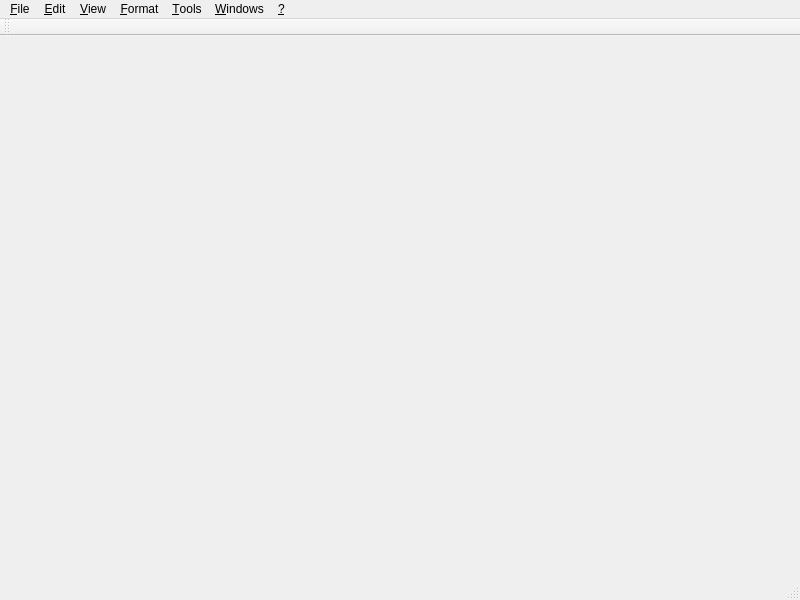
<?xml version="1.0" encoding="UTF-8"?>
<ui version="4.0">
 <class>FrameWorkspace</class>
 <widget class="QMainWindow" name="FrameWorkspace">
  <property name="geometry">
   <rect>
    <x>0</x>
    <y>0</y>
    <width>800</width>
    <height>600</height>
   </rect>
  </property>
  <property name="windowTitle">
   <string>[ScDrv]</string>
  </property>
  <widget class="FrameFile" name="file_"/>
  <widget class="QMenuBar" name="barMenu_">
   <property name="geometry">
    <rect>
     <x>0</x>
     <y>0</y>
     <width>800</width>
     <height>22</height>
    </rect>
   </property>
   <widget class="QMenu" name="menuFile_">
    <property name="title">
     <string>&amp;File</string>
    </property>
    <widget class="QMenu" name="menuRecent_">
     <property name="title">
      <string>R&amp;ecent..</string>
     </property>
     <addaction name="actionForget_"/>
     <addaction name="actionForgetAll_"/>
     <addaction name="separator"/>
    </widget>
    <widget class="QMenu" name="menuExport_">
     <property name="title">
      <string>&amp;Export..</string>
     </property>
     <addaction name="actionExportScene_"/>
     <addaction name="actionExportCoords_"/>
     <addaction name="separator"/>
    </widget>
    <addaction name="actionNew_"/>
    <addaction name="actionClone_"/>
    <addaction name="separator"/>
    <addaction name="actionOpen_"/>
    <addaction name="actionReload_"/>
    <addaction name="menuRecent_"/>
    <addaction name="separator"/>
    <addaction name="actionSave_"/>
    <addaction name="actionSaveAs_"/>
    <addaction name="separator"/>
    <addaction name="actionPrint_"/>
    <addaction name="menuExport_"/>
    <addaction name="separator"/>
    <addaction name="actionClose_"/>
    <addaction name="actionExit_"/>
   </widget>
   <widget class="QMenu" name="menuHelp_">
    <property name="title">
     <string>&amp;?</string>
    </property>
    <addaction name="actionAbout_"/>
    <addaction name="actionAboutQt_"/>
   </widget>
   <widget class="QMenu" name="menuEdit_">
    <property name="title">
     <string>&amp;Edit</string>
    </property>
    <addaction name="actionUndo_"/>
    <addaction name="actionRedo_"/>
    <addaction name="separator"/>
    <addaction name="actionCut_"/>
    <addaction name="actionCopy_"/>
    <addaction name="actionPaste_"/>
    <addaction name="separator"/>
    <addaction name="actionClear_"/>
    <addaction name="actionClearAll_"/>
   </widget>
   <widget class="QMenu" name="menuView_">
    <property name="title">
     <string>&amp;View</string>
    </property>
    <widget class="QMenu" name="menuMolecule_">
     <property name="title">
      <string>&amp;Molecule</string>
     </property>
     <addaction name="actionMolFast_"/>
     <addaction name="separator"/>
     <addaction name="actionMolStick_"/>
     <addaction name="actionMolBalls_"/>
     <addaction name="actionMolSpace_"/>
     <addaction name="separator"/>
     <addaction name="actionMolBonds_"/>
     <addaction name="actionLabelAtoms_"/>
     <addaction name="actionLabelBonds_"/>
    </widget>
    <widget class="QMenu" name="menuProject_">
     <property name="title">
      <string>Pro&amp;jection</string>
     </property>
     <addaction name="actionProjPerspective_"/>
     <addaction name="actionProjOrthogonal_"/>
    </widget>
    <addaction name="actionToggleLayout_"/>
    <addaction name="actionFullScreen_"/>
    <addaction name="separator"/>
    <addaction name="menuProject_"/>
    <addaction name="separator"/>
    <addaction name="menuMolecule_"/>
    <addaction name="separator"/>
    <addaction name="actionPrintNow_"/>
    <addaction name="actionPrintSetup_"/>
    <addaction name="actionImageExport_"/>
   </widget>
   <widget class="QMenu" name="menuTools_">
    <property name="title">
     <string>&amp;Tools</string>
    </property>
    <addaction name="actionSetFont_"/>
    <addaction name="actionSourceEdit_"/>
    <addaction name="actionSourceCast_"/>
    <addaction name="separator"/>
    <addaction name="actionBoxCenter_"/>
    <addaction name="separator"/>
    <addaction name="actionOptions_"/>
   </widget>
   <widget class="QMenu" name="menuWindows_">
    <property name="title">
     <string>&amp;Windows</string>
    </property>
   </widget>
   <widget class="QMenu" name="menuFormat_">
    <property name="title">
     <string>&amp;Format</string>
    </property>
    <addaction name="actionPageSetup_"/>
   </widget>
   <addaction name="menuFile_"/>
   <addaction name="menuEdit_"/>
   <addaction name="menuView_"/>
   <addaction name="menuFormat_"/>
   <addaction name="menuTools_"/>
   <addaction name="menuWindows_"/>
   <addaction name="menuHelp_"/>
  </widget>
  <widget class="QStatusBar" name="barStatus_"/>
  <widget class="QToolBar" name="barTools_">
   <property name="windowTitle">
    <string>toolBar</string>
   </property>
   <attribute name="toolBarArea">
    <enum>TopToolBarArea</enum>
   </attribute>
   <attribute name="toolBarBreak">
    <bool>false</bool>
   </attribute>
  </widget>
  <action name="actionNew_">
   <property name="text">
    <string>&amp;New..</string>
   </property>
   <property name="toolTip">
    <string>Create a new workspace frame</string>
   </property>
  </action>
  <action name="actionClone_">
   <property name="text">
    <string>C&amp;lone</string>
   </property>
  </action>
  <action name="actionClose_">
   <property name="text">
    <string>&amp;Close</string>
   </property>
  </action>
  <action name="actionOpen_">
   <property name="enabled">
    <bool>true</bool>
   </property>
   <property name="text">
    <string>&amp;Open..</string>
   </property>
  </action>
  <action name="actionPrint_">
   <property name="text">
    <string>&amp;Print..</string>
   </property>
  </action>
  <action name="actionHelp_">
   <property name="text">
    <string>&amp;Help</string>
   </property>
  </action>
  <action name="actionSave_">
   <property name="text">
    <string>&amp;Save</string>
   </property>
  </action>
  <action name="actionExit_">
   <property name="text">
    <string>E&amp;xit</string>
   </property>
   <property name="menuRole">
    <enum>QAction::QuitRole</enum>
   </property>
  </action>
  <action name="actionAbout_">
   <property name="text">
    <string>&amp;About..</string>
   </property>
  </action>
  <action name="actionAboutQt_">
   <property name="text">
    <string>About &amp;Qt..</string>
   </property>
   <property name="menuRole">
    <enum>QAction::AboutQtRole</enum>
   </property>
  </action>
  <action name="actionUndo_">
   <property name="text">
    <string>&amp;Undo</string>
   </property>
  </action>
  <action name="actionRedo_">
   <property name="text">
    <string>&amp;Redo</string>
   </property>
  </action>
  <action name="actionCut_">
   <property name="text">
    <string>Cu&amp;t</string>
   </property>
  </action>
  <action name="actionCopy_">
   <property name="text">
    <string>&amp;Copy</string>
   </property>
  </action>
  <action name="actionPaste_">
   <property name="text">
    <string>&amp;Paste</string>
   </property>
  </action>
  <action name="actionClear_">
   <property name="text">
    <string>C&amp;lear</string>
   </property>
  </action>
  <action name="actionClearAll_">
   <property name="text">
    <string>Cle&amp;ar all</string>
   </property>
  </action>
  <action name="actionReload_">
   <property name="text">
    <string>&amp;Reload</string>
   </property>
  </action>
  <action name="actionForget_">
   <property name="text">
    <string>F&amp;orget this</string>
   </property>
  </action>
  <action name="actionForgetAll_">
   <property name="text">
    <string>Forget &amp;all recent</string>
   </property>
  </action>
  <action name="actionFullScreen_">
   <property name="text">
    <string>&amp;Full screen</string>
   </property>
  </action>
  <action name="actionOptions_">
   <property name="text">
    <string>&amp;Options..</string>
   </property>
  </action>
  <action name="actionBoxCenter_">
   <property name="text">
    <string>Bo&amp;x center</string>
   </property>
  </action>
  <action name="actionSaveAs_">
   <property name="text">
    <string>S&amp;ave as..</string>
   </property>
  </action>
  <action name="actionToggleLayout_">
   <property name="text">
    <string>Togg&amp;le layout</string>
   </property>
  </action>
  <action name="actionMolFast_">
   <property name="text">
    <string>Render &amp;fast</string>
   </property>
  </action>
  <action name="actionMolStick_">
   <property name="text">
    <string>&amp;Sticks</string>
   </property>
  </action>
  <action name="actionMolSpace_">
   <property name="text">
    <string>S&amp;pace fill</string>
   </property>
  </action>
  <action name="actionMolBalls_">
   <property name="text">
    <string>&amp;Ball-stick</string>
   </property>
  </action>
  <action name="actionMolBonds_">
   <property name="text">
    <string>Toggle bonds</string>
   </property>
   <property name="statusTip">
    <string>Toggle the bond display in the molecule</string>
   </property>
  </action>
  <action name="actionLabelAtoms_">
   <property name="text">
    <string>Atom labels</string>
   </property>
  </action>
  <action name="actionLabelBonds_">
   <property name="text">
    <string>Bond labels</string>
   </property>
  </action>
  <action name="actionSourceEdit_">
   <property name="text">
    <string>&amp;Edit source..</string>
   </property>
  </action>
  <action name="actionSourceCast_">
   <property name="text">
    <string>&amp;Interpret..</string>
   </property>
  </action>
  <action name="actionPrintNow_">
   <property name="text">
    <string>&amp;Print..</string>
   </property>
  </action>
  <action name="actionPrintSetup_">
   <property name="text">
    <string>Print &amp;setup..</string>
   </property>
  </action>
  <action name="actionImageExport_">
   <property name="text">
    <string>E&amp;xport..</string>
   </property>
  </action>
  <action name="actionPageSetup_">
   <property name="text">
    <string>&amp;Page..</string>
   </property>
  </action>
  <action name="actionExportScene_">
   <property name="text">
    <string>&amp;Scene..</string>
   </property>
  </action>
  <action name="actionExportCoords_">
   <property name="text">
    <string>&amp;Coordnates..</string>
   </property>
  </action>
  <action name="actionProjPerspective_">
   <property name="text">
    <string>&amp;Perspective</string>
   </property>
  </action>
  <action name="actionProjOrthogonal_">
   <property name="text">
    <string>Orthogonal</string>
   </property>
  </action>
  <action name="actionSetFont_">
   <property name="text">
    <string>Set text &amp;font..</string>
   </property>
  </action>
  <action name="actionC_lone">
   <property name="text">
    <string>C&amp;lone</string>
   </property>
  </action>
  <action name="action_Print">
   <property name="text">
    <string>&amp;Print..</string>
   </property>
  </action>
 </widget>
 <customwidgets>
  <customwidget>
   <class>FrameFile</class>
   <extends>QTabWidget</extends>
   <header>FrameFile.h</header>
   <container>1</container>
  </customwidget>
 </customwidgets>
 <resources/>
 <connections/>
</ui>
